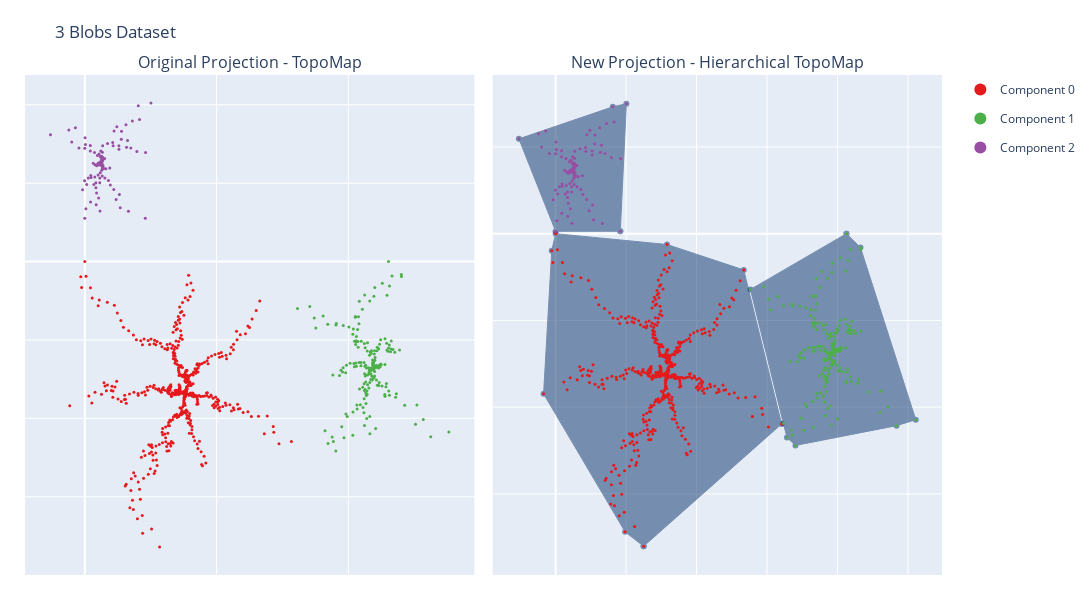

Notebook code cell kept with this figure:
### Code cell
fig = plot_topomap_comparison_highlight(proj_topomap_blobs, proj_hier_blobs, 
                                        components_to_highligth, df_comp_blobs,
                                        hiertopomap_blobs)
fig.update_layout(title='3 Blobs Dataset')
fig.show()

### Figure 1 — Plotly figure (JSON) as saved in the notebook; plotly's stock layout.template omitted (floating-point values rounded to 4 significant figures; data arrays with more than 128 entries replaced by an {"elided": "..."} marker saying what was removed)
{"data": [{"legendgroup": "Component 0", "marker": {"color": "#e41a1c", "size": 3}, "mode": "markers", "name": "Component 0", "type": "scatter", "x": {"elided": "500 float values"}, "xaxis": "x", "y": {"elided": "500 float values"}, "yaxis": "y"}, {"legendgroup": "Component 1", "marker": {"color": "#4daf4a", "size": 3}, "mode": "markers", "name": "Component 1", "type": "scatter", "x": {"elided": "200 float values"}, "xaxis": "x", "y": {"elided": "200 float values"}, "yaxis": "y"}, {"legendgroup": "Component 2", "marker": {"color": "#984ea3", "size": 3}, "mode": "markers", "name": "Component 2", "type": "scatter", "x": [1.323, 4.612, 2.429, 0.8629, 1.067, 0.9782, 1.321, 1.244, 1.26, 1.211, 1.178, 0, 3.495, 0.8412, 1.298, -0.0007601, 0.4191, 2.22, 1.794, 1.08, 3.17, 1.154, 0.08285, 1.601, 1.048, 2.769, 0.04649, -0.1702, 0.1407, 2.199, 1.524, 4.589, 1.222, 1.298, 0.8972, 0.686, -0.9889, 3.123, 0.4344, -0.01531, 0.6422, 1.154, 1.338, 0.8936, 1.899, 1.022, 1.284, 2.688, 1.317, -2.607, 1.447, 1.358, 1.332, 1.727, 1.394, 3.311, 1.175, 5.019, 2.12, 4.059, 0.7595, 3.611, 1.292, 1.936, 1.366, 2.591, 1.326, -0.444, 0.4558, 0.02229, 4.153, 1.505, 2.375, 1.356, 1.213, 1.375, -0.7159, 0.7367, -1.213, 1.196, 0.8421, 1.138, 0.7717, 1.203, 1.257, 3.245, 1.28, 2.153, 3.952, 2.622, 1.01, 0.2678, 1.28, 0.419, 2.787, 0.473, 1.137, 2.587, 0.9599, 1.19], "xaxis": "x", "y": [5.455, 6.951, 8.593, 3.623, 6.162, 6.223, 6.44, 6.327, 6.411, 6.382, 6.202, 2.764, 7.24, 4.708, 6.704, 7.227, 7.054, 8.329, 5.172, 6.863, 7.298, 3.224, 3.371, 5.917, 4.059, 7.808, 7.472, 4.577, 4.909, 4.598, 5.334, 2.764, 6.218, 6.267, 6.113, 4.918, 7.625, 8.733, 3.806, 5.147, 6.275, 6.266, 6.411, 4.379, 5.961, 6.286, 5.823, 3.427, 6.665, 8.091, 5.93, 6.085, 6.972, 7.524, 6.513, 3.208, 5.664, 10.11, 7.588, 9.936, 5.398, 8.969, 6.653, 4.882, 6.568, 7.161, 5.966, 7.242, 5.489, 7.905, 9.064, 6.569, 3.952, 7.383, 7.055, 6.135, 8.536, 6.963, 8.391, 6.719, 5.033, 5.33, 6.175, 6.334, 6.119, 7.723, 6.525, 7.379, 7.016, 4.277, 5.52, 5.333, 6.377, 7.4, 8.309, 5.36, 5.032, 7.386, 6.767, 6.663], "yaxis": "y"}, {"fill": "toself", "fillcolor": "rgb(8, 48, 107)", "legendgroup": "Components", "line": {"color": "rgb(8, 48, 107)", "width": 1}, "name": "Components", "opacity": 0.5, "showlegend": false, "text": "Component 0", "type": "scatter", "x": [124.9, 320.7, 267.0, 158.1, 0, -5.549, -17.08, 98.67, 124.9], "xaxis": "x2", "y": [-360.4, -219.4, -41.8, -12.51, 0, -19.66, -184.7, -343.8, -360.4], "yaxis": "y2"}, {"fill": "toself", "fillcolor": "rgb(8, 48, 107)", "legendgroup": "Components", "line": {"color": "rgb(8, 48, 107)", "width": 1}, "name": "Components", "opacity": 0.5, "showlegend": false, "text": "Component 1", "type": "scatter", "x": [412.7, 276.5, 323.2, 328.3, 340.4, 483.9, 511.2, 432.7, 412.7], "xaxis": "x2", "y": [0, -64.3, -218.6, -235.0, -244.1, -221.3, -214.5, -16.04, 0], "yaxis": "y2"}, {"fill": "toself", "fillcolor": "rgb(8, 48, 107)", "legendgroup": "Components", "line": {"color": "rgb(8, 48, 107)", "width": 1}, "name": "Components", "opacity": 0.5, "showlegend": false, "text": "Component 2", "type": "scatter", "x": [91.78, 100.4, 81.17, -52.14, 0, 91.78], "xaxis": "x2", "y": [2.764, 149.8, 146.2, 109.3, 2.764, 2.764], "yaxis": "y2"}, {"legendgroup": "Component 0", "marker": {"color": "#e41a1c", "size": 3}, "mode": "markers", "name": "Component 0", "showlegend": false, "type": "scatter", "x": {"elided": "500 float values"}, "xaxis": "x2", "y": {"elided": "500 float values"}, "yaxis": "y2"}, {"legendgroup": "Component 1", "marker": {"color": "#4daf4a", "size": 3}, "mode": "markers", "name": "Component 1", "showlegend": false, "type": "scatter", "x": {"elided": "200 float values"}, "xaxis": "x2", "y": {"elided": "200 float values"}, "yaxis": "y2"}, {"legendgroup": "Component 2", "marker": {"color": "#984ea3", "size": 3}, "mode": "markers", "name": "Component 2", "showlegend": false, "type": "scatter", "x": [26.47, 92.24, 48.58, 17.26, 21.33, 19.56, 26.41, 24.88, 25.19, 24.23, 23.55, 0, 69.89, 16.82, 25.95, -0.01521, 8.383, 44.41, 35.89, 21.6, 63.4, 23.08, 1.657, 32.03, 20.96, 55.38, 0.9299, -3.405, 2.813, 43.99, 30.49, 91.78, 24.43, 25.96, 17.94, 13.72, -19.78, 62.46, 8.687, -0.3061, 12.84, 23.09, 26.76, 17.87, 37.97, 20.43, 25.68, 53.76, 26.34, -52.14, 28.95, 27.16, 26.63, 34.54, 27.88, 66.23, 23.49, 100.4, 42.39, 81.17, 15.19, 72.22, 25.84, 38.72, 27.33, 51.82, 26.53, -8.879, 9.116, 0.4458, 83.06, 30.1, 47.5, 27.11, 24.26, 27.5, -14.32, 14.73, -24.25, 23.92, 16.84, 22.75, 15.43, 24.06, 25.15, 64.91, 25.61, 43.07, 79.04, 52.44, 20.2, 5.357, 25.6, 8.379, 55.73, 9.46, 22.74, 51.74, 19.2, 23.8], "xaxis": "x2", "y": [56.58, 86.51, 119.3, 19.95, 70.72, 71.94, 76.28, 74.04, 75.71, 75.13, 71.53, 2.764, 92.29, 41.65, 81.57, 92.02, 88.57, 114.1, 50.94, 84.75, 93.44, 11.98, 14.9, 65.82, 28.66, 103.6, 96.93, 39.04, 45.67, 39.45, 54.16, 2.764, 71.85, 72.84, 69.74, 45.84, 99.99, 122.2, 23.6, 50.43, 73.0, 72.8, 75.72, 35.07, 66.7, 73.2, 63.94, 16.03, 80.79, 109.3, 66.1, 69.18, 86.94, 97.98, 77.75, 11.64, 60.76, 149.8, 99.25, 146.2, 55.46, 126.9, 80.54, 45.13, 78.85, 90.7, 66.81, 92.33, 57.26, 105.6, 128.8, 78.87, 26.54, 95.14, 88.58, 70.18, 118.2, 86.75, 115.3, 81.87, 48.15, 54.09, 70.98, 74.18, 69.87, 101.9, 77.98, 95.07, 87.8, 33.02, 57.9, 54.14, 75.02, 95.49, 113.7, 54.69, 48.14, 95.21, 82.82, 80.76], "yaxis": "y2"}], "layout": {"annotations": [{"font": {"size": 16}, "showarrow": false, "text": "Original Projection - TopoMap", "x": 0.245, "xanchor": "center", "xref": "paper", "y": 1, "yanchor": "bottom", "yref": "paper"}, {"font": {"size": 16}, "showarrow": false, "text": "New Projection - Hierarchical TopoMap", "x": 0.755, "xanchor": "center", "xref": "paper", "y": 1, "yanchor": "bottom", "yref": "paper"}], "height": 600, "legend": {"itemsizing": "constant"}, "margin": {"b": 25, "l": 25, "r": 25, "t": 75}, "title": {"text": "3 Blobs Dataset"}, "width": 1200, "xaxis": {"anchor": "y", "domain": [0, 0.49], "showticklabels": false}, "xaxis2": {"anchor": "y2", "domain": [0.51, 1], "showticklabels": false}, "yaxis": {"anchor": "x", "domain": [0, 1], "showticklabels": false}, "yaxis2": {"anchor": "x2", "domain": [0, 1], "showticklabels": false}}}
